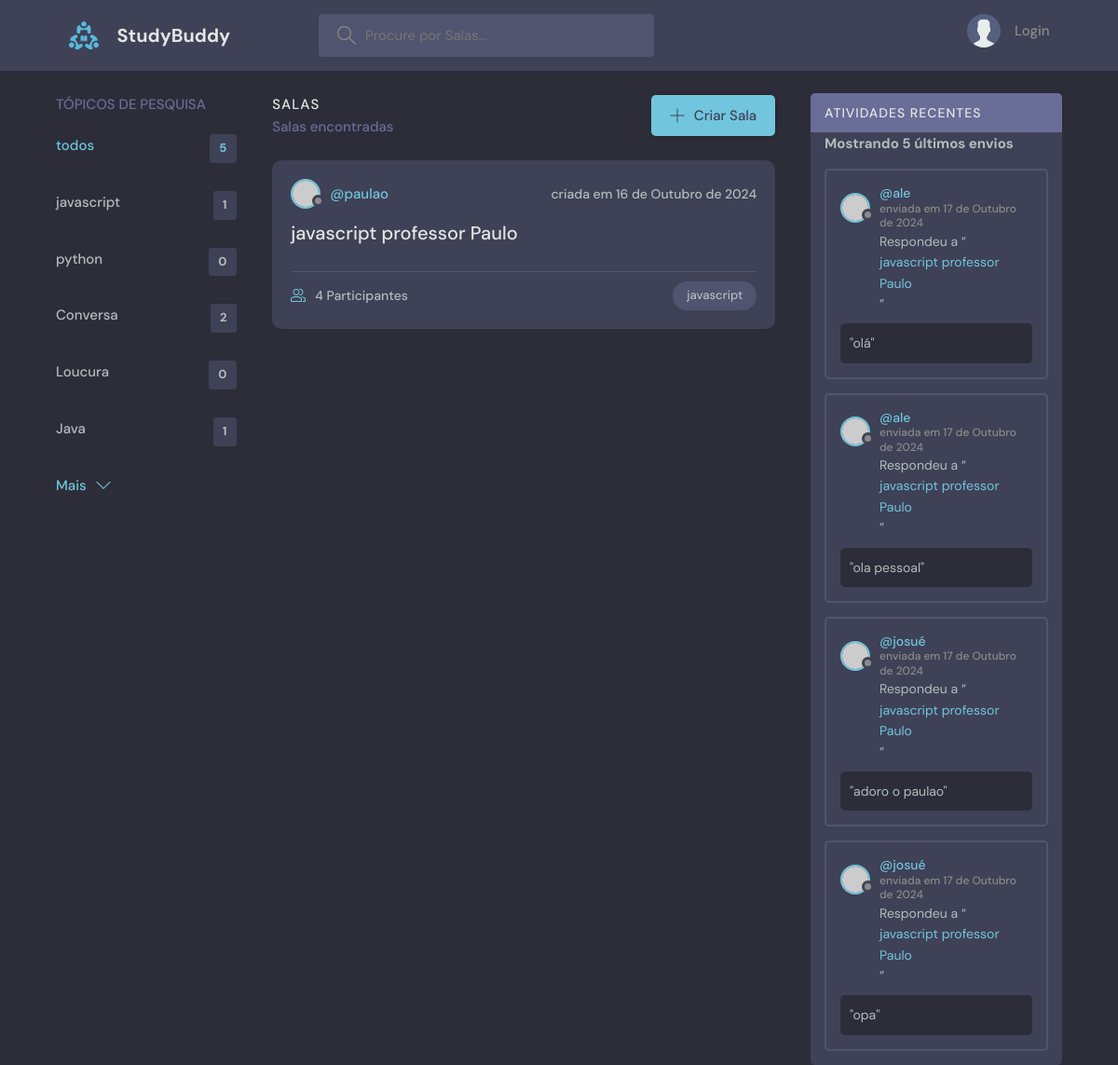
/?q=javascript, run on the app's committed database.
### principal/models.py (models this page shows, shortened)
class Topico(models.Model):
    nome = models.CharField(max_length=60)

class Room(models.Model):
    topico = models.ForeignKey(Topico, on_delete=models.SET_NULL, null=True)
    adm = models.ForeignKey(User, on_delete=models.SET_NULL, null=True)
    nome = models.CharField(max_length=50)
    descricao = models.TextField()
    participantes = models.ManyToManyField(User, related_name='participantes', blank=True )
    criada = models.DateField(auto_now_add=True)
    def __str__(self):
        return self.nome

class Mensagem(models.Model):
    user = models.ForeignKey(User, on_delete=models.CASCADE)
    room = models.ForeignKey(Room, on_delete=models.CASCADE)
    texto = models.TextField()
    enviada = models.DateField(auto_now_add=True)

### principal/views.py (the view)
# urls.py: path('', home, name='home'),
def home(request):
    q = request.GET.get('q') if request.GET.get('q') != None else ''
    rooms = Room.objects.filter(
        Q(topico__nome__icontains=q) |
        Q(nome__icontains=q) |
        Q(descricao__icontains=q)
                                 ).order_by('-criada')
    topicos = Topico.objects.all()[0:5]
    mensagens_sala = Mensagem.objects.filter(room__topico__nome__icontains=q).order_by('-enviada')[0:5]
    room_count = rooms.count()
    context = {'rooms': rooms, 'topicos':topicos, 'room_count':room_count, 'mensagens':mensagens_sala}
    return render(request, 'principal/index.html', context)

### principal/templates/principal/index.html (shortened to what this page needs)
{% extends 'main.html' %}
{% block content %}
<main class="layout layout--3">
      <div class="container">
         {% include 'principal/topicos_component.html' %}
        <div class="roomList">
          <div class="roomList__header">
            <div>
              <h2>Salas</h2>
              <p>{{room.count}} Salas encontradas</p>
            </div>
            <a class="btn btn--main" href="{% url 'criar-sala' %}">
              <svg version="1.1" xmlns="http://www.w3.org/2000/svg" width="32" height="32" viewBox="0 0 32 32">
                <title>add</title>
                <path
                  d="M16.943 0.943h-1.885v14.115h-14.115v1.885h14.115v14.115h1.885v-14.115h14.115v-1.885h-14.115v-14.115z"
                ></path>
              </svg>
              Criar Sala
            </a>
          </div>
          {% include 'principal/feed_component.html' %}
        </div>
          {% include 'principal/recentes_component.html' %}
      </div>
</main>
{% endblock %}

### principal/templates/principal/topicos_component.html
{% block content %}
<div class="topics">
    <div class="topics__header">
      <h2>Tópicos de pesquisa</h2>
    </div>
    <ul class="topics__list">
      <li>
        <a href="/" class="active">todos <span>{{topicos.count}}</span></a>
      </li>
      {% for topico in topicos %}
      <li>
        <a href="{% url 'home' %}?q={{topico.nome}}">{{topico.nome}}<span>{{topico.room_set.all.count}}</span></a>
      </li>
      {% endfor %}
    </ul>
    <a class="btn btn--link" href="#">
      Mais
      <svg version="1.1" xmlns="http://www.w3.org/2000/svg" width="32" height="32" viewBox="0 0 32 32">
        <title>chevron-down</title>
        <path d="M16 21l-13-13h-3l16 16 16-16h-3l-13 13z"></path>
      </svg>
    </a>
  </div>
{% endblock %}

### principal/templates/principal/feed_component.html (shortened to what this page needs)
{% block content %}
{% for room in rooms %}
<div class="roomListRoom">
    <div class="roomListRoom__header">
      <a href="{% url 'perfil-user' room.adm.id %}" class="roomListRoom__author">
        <div class="avatar avatar--small">
          <img src="https://randomuser.me/api/portraits/women/11.jpg" />
        </div>
        <span>@{{room.adm.username}}</span>
      </a>
      <div class="roomListRoom__actions">
        <span>criada em {{room.criada}} </span>
      </div>
    </div>
    <div class="roomListRoom__content">
      <a href="{% url 'room' room.id %}">{{room.nome}}</a>
    </div>
    <div class="roomListRoom__meta">
      <a href="room.html" class="roomListRoom__joined">
        {{room.participantes.all.count}} Participantes
      </a>
      <p class="roomListRoom__topic">{{room.topico.nome}}</p>
    </div>
  </div>
  {% endfor %}
{% endblock %}

### principal/templates/principal/recentes_component.html (shortened to what this page needs)
{% block content %}
<div class="activities">
  <div class="activities__header">
    <h2>Atividades Recentes</h2>
    <h5 class="mostr-5">Mostrando 5 últimos envios</h5>
  </div>
{% for a in mensagens %}
<div class="activities__box">
    <div class="activities__boxHeader roomListRoom__header">
      <a href="{% url 'perfil-user' a.user.id %}" class="roomListRoom__author">
        <div class="avatar avatar--small">
          <img src="https://randomuser.me/api/portraits/women/11.jpg" />
        </div>
        <p>
          @{{a.user}}
          <span>enviada em {{a.enviada}}</span>
        </p>
      </a>
    </div>
    <div class="activities__boxContent">
      <p>Respondeu a “<a href="{% url 'room' a.room.id %}">{{a.room}}</a>”</p>
      <div class="activities__boxRoomContent">
        "{{a.texto}}"
      </div>
    </div>
  </div>
{% endfor %}
{% endblock %}

### data on the page
Topico: nome "javascript", room_set.all.count "1"
Topico: nome "python", room_set.all.count "0"
Topico: nome "Conversa", room_set.all.count "2"
Topico: nome "Loucura", room_set.all.count "0"
Topico: nome "Java", room_set.all.count "1"
Room: adm.username "paulao", criada "16 de Outubro de 2024", nome "javascript professor Paulo", participantes.all.count "4", topico.nome "javascript"
Mensagem: user "ale", enviada "17 de Outubro de 2024", room "javascript professor Paulo", texto "olá"
Mensagem: user "ale", enviada "17 de Outubro de 2024", room "javascript professor Paulo", texto "ola pessoal"
Mensagem: user "josué", enviada "17 de Outubro de 2024", room "javascript professor Paulo", texto "adoro o paulao"
Mensagem: user "josué", enviada "17 de Outubro de 2024", room "javascript professor Paulo", texto "opa"

### other printed values
{{ topicos.count }} "5"
